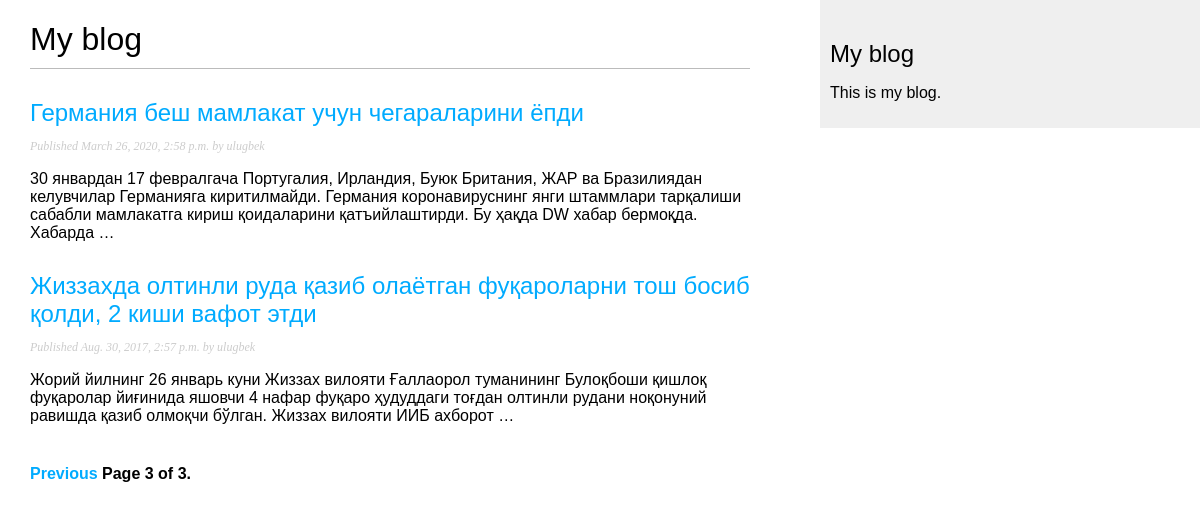
Page /blog/?page=3 on the committed database.
### blog/models.py (models this page shows, shortened)
class Post(models.Model):
    STATUS_CHOICES = (
        ('draft', 'Draft'),
        ('published', 'Published'),
    )
    title = models.CharField(max_length=250)
    slug = models.SlugField(max_length=250, unique_for_date='publish')
    author = models.ForeignKey(User, on_delete=models.CASCADE, related_name='blog_posts')
    body = models.TextField()
    publish = models.DateTimeField(default=timezone.now)
    created = models.DateTimeField(auto_now=True)
    updated = models.DateTimeField(auto_now=True)
    status = models.CharField(max_length=10, choices=STATUS_CHOICES, default='draft')
    objects = models.Manager() # Менеджер по умолчанию.
    published = PublishedManager() # Наш новый менеджер.
    class Meta:
        ordering = ('-publish',)
        verbose_name = "Post"
        verbose_name_plural = "Posts"
    def get_absolute_url(self):
        return reverse('blog:post_detail', args=[self.publish.year, self.publish.month, self.publish.day, self.slug])

### blog/views.py (the view)
# urls.py: path('', views.PostListview.as_view(), name='post_list'),
class PostListview(ListView):
    queryset = Post.published.all()
    context_object_name = 'posts'
    paginate_by = 3
    template_name = 'blog/post/list.html'

### blog/templates/blog/post/list.html (shortened to what this page needs)
{% extends 'base.html' %}
{% block content %}
    <h1>My blog</h1>
    {% for post in posts %}
        <h2><a href="{{ post.get_absolute_url }}">{{ post.title }}</a></h2>
        <p class="date">Published {{ post.publish }} by {{ post.author }} </p>
        {{ post.body | truncatewords:30 | linebreaks }}
    {% endfor %}
    {% include "blog/pagination.html" with page=page_obj %}
{% endblock content %}

### blog/static/blog.css (style rules this page uses)
body { margin: 0; padding: 0; font-family: helvetica, sans-serif; }
a { color: #00abff; text-decoration: none; }
h1 { font-weight: normal; border-bottom: 1px solid #bbb; padding: 0 0 10px 0; }
h2 { font-weight: normal; margin: 30px 0 0; }
p.date { color: #ccc; font-family: georgia, serif; font-size: 12px; font-style: italic; }

### rows in the picture
Post: title "Германия беш мамлакат учун чегараларини ёпди", publish "March 26, 2020, 2:58 p.m.", author "ulugbek", body "30 январдан 17 февралгача Португалия, Ирландия, Буюк Британия, ЖАР ва Бразилиядан келувчилар Германияга киритилмайди. Германия коронавируснинг янги штаммлари тарқалиши сабабли мамлакатга кириш қоидаларини қатъийлаштирди. Бу ҳақда DW хабар бермоқда. Хабарда …"
Post: title "Жиззахда олтинли руда қазиб олаётган фуқароларни тош босиб қолди, 2 киши вафот этди", publish "Aug. 30, 2017, 2:57 p.m.", author "ulugbek", body "Жорий йилнинг 26 январь куни Жиззах вилояти Ғаллаорол туманининг Булоқбоши қишлоқ фуқаролар йиғинида яшовчи 4 нафар фуқаро ҳудуддаги тоғдан олтинли рудани ноқонуний равишда қазиб олмоқчи бўлган. Жиззах вилояти ИИБ ахборот …"

### other values in the picture
{{ page.number }} "3"
{{ page.paginator.num_pages }} "3"
